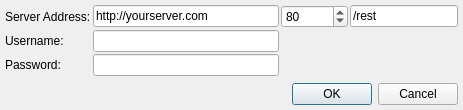
<?xml version="1.0" encoding="UTF-8"?>
<ui version="4.0">
 <class>Dialog</class>
 <widget class="QDialog" name="Dialog">
  <property name="geometry">
   <rect>
    <x>0</x>
    <y>0</y>
    <width>463</width>
    <height>110</height>
   </rect>
  </property>
  <property name="windowTitle">
   <string>Log in to SubSonic</string>
  </property>
  <property name="windowIcon">
   <iconset>
    <normaloff>images/subsonic-logo.png</normaloff>images/subsonic-logo.png</iconset>
  </property>
  <layout class="QVBoxLayout" name="verticalLayout">
   <property name="spacing">
    <number>2</number>
   </property>
   <property name="margin">
    <number>5</number>
   </property>
   <item>
    <layout class="QGridLayout" name="gridLayout">
     <property name="spacing">
      <number>2</number>
     </property>
     <item row="0" column="0">
      <widget class="QLabel" name="label">
       <property name="text">
        <string>Server Address:</string>
       </property>
      </widget>
     </item>
     <item row="0" column="1">
      <widget class="QLineEdit" name="serverField">
       <property name="text">
        <string>http://yourserver.com</string>
       </property>
      </widget>
     </item>
     <item row="2" column="1">
      <widget class="QLineEdit" name="userField">
       <property name="sizePolicy">
        <sizepolicy hsizetype="Preferred" vsizetype="Fixed">
         <horstretch>25</horstretch>
         <verstretch>0</verstretch>
        </sizepolicy>
       </property>
      </widget>
     </item>
     <item row="3" column="1">
      <widget class="QLineEdit" name="passField">
       <property name="echoMode">
        <enum>QLineEdit::Password</enum>
       </property>
      </widget>
     </item>
     <item row="2" column="0">
      <widget class="QLabel" name="label_3">
       <property name="text">
        <string>Username:</string>
       </property>
      </widget>
     </item>
     <item row="3" column="0">
      <widget class="QLabel" name="label_4">
       <property name="text">
        <string>Password:</string>
       </property>
      </widget>
     </item>
     <item row="0" column="2" colspan="2">
      <widget class="QSpinBox" name="port">
       <property name="maximum">
        <number>999999999</number>
       </property>
       <property name="value">
        <number>80</number>
       </property>
      </widget>
     </item>
     <item row="0" column="4">
      <widget class="QLineEdit" name="serverPathField">
       <property name="text">
        <string>/rest</string>
       </property>
      </widget>
     </item>
    </layout>
   </item>
   <item>
    <spacer name="verticalSpacer">
     <property name="orientation">
      <enum>Qt::Vertical</enum>
     </property>
     <property name="sizeHint" stdset="0">
      <size>
       <width>20</width>
       <height>40</height>
      </size>
     </property>
    </spacer>
   </item>
   <item>
    <widget class="QDialogButtonBox" name="buttonBox">
     <property name="orientation">
      <enum>Qt::Horizontal</enum>
     </property>
     <property name="standardButtons">
      <set>QDialogButtonBox::Cancel|QDialogButtonBox::Ok</set>
     </property>
    </widget>
   </item>
  </layout>
 </widget>
 <resources/>
 <connections>
  <connection>
   <sender>buttonBox</sender>
   <signal>accepted()</signal>
   <receiver>Dialog</receiver>
   <slot>accept()</slot>
   <hints>
    <hint type="sourcelabel">
     <x>227</x>
     <y>135</y>
    </hint>
    <hint type="destinationlabel">
     <x>157</x>
     <y>152</y>
    </hint>
   </hints>
  </connection>
  <connection>
   <sender>buttonBox</sender>
   <signal>rejected()</signal>
   <receiver>Dialog</receiver>
   <slot>reject()</slot>
   <hints>
    <hint type="sourcelabel">
     <x>295</x>
     <y>141</y>
    </hint>
    <hint type="destinationlabel">
     <x>286</x>
     <y>152</y>
    </hint>
   </hints>
  </connection>
 </connections>
</ui>
